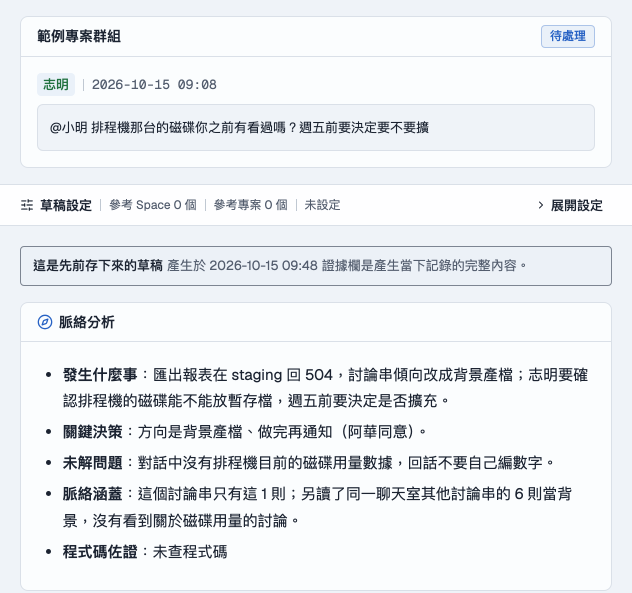
#> input picture _sites/chatpulse/img/draft.png, 1264 x 1186 px (shown at 1/2 size)
$ python -i build_sites.py   (imports and definitions only)
#> lines starting #> are read from the running program, lines starting #| are printed output that depends on the picture
#!/usr/bin/env python3
"""作品介紹官網產生器。

讀 _sites/<slug>/content.yml ＋ _sites/_template/page.html，產生：
  <slug>/index.html   介紹頁
  <slug>/img/         截圖（從 _sites/<slug>/img/ 複製）
  <slug>/og.png       OG 分享圖（首屏主截圖等比放大後從左上裁成 1200×630）
並把 content.yml 的 tagline 寫回 projects.json 中 "site": "<slug>" 那筆的 desc。

用法：
  python3 tools/build_sites.py            產生全部專案
  python3 tools/build_sites.py sshm       只產生指定專案
  python3 tools/build_sites.py --check    重新產生到暫存目錄並與 repo 內產出比對，過期則 exit 1

依賴：PyYAML（解析 content.yml）、Pillow（讀圖檔尺寸、裁 OG 圖）。

規則：content.yml 引用的任一截圖不存在 → 該專案報錯並略過（不產生半成品頁），最後 exit 1。
"""

import argparse
import filecmp
import html
import json
import os
import re
import shutil
import sys
import tempfile

try:
    import yaml
except ImportError:
    sys.exit("缺少 PyYAML：python3 -m pip install --user pyyaml")
try:
    from PIL import Image, ImageDraw, ImageFont
except ImportError:
    sys.exit("缺少 Pillow：python3 -m pip install --user pillow")

ROOT = os.path.dirname(os.path.dirname(os.path.abspath(__file__)))
SITES = os.path.join(ROOT, "_sites")
TEMPLATE = os.path.join(SITES, "_template", "page.html")
PROJECTS_JSON = os.path.join(ROOT, "projects.json")

PORTAL_URL = "https://mark22013333.github.io/"
OG_SIZE = (1200, 630)
# OG 圖上「介面示意」標註用的中文字型（依序找第一個存在的）
OG_FONTS = ["/System/Library/Fonts/STHeiti Medium.ttc", "/System/Library/Fonts/Hiragino Sans GB.ttc",
            "/usr/share/fonts/opentype/noto/NotoSansCJK-Bold.ttc"]
OG_MOCK_LABEL = "介面示意（依原始碼重繪）"
OG_BAND = 64  # 示意圖 OG 底部標註帶高度

ICONS = {
    "download": '<svg viewBox="0 0 24 24" fill="none" stroke="currentColor" stroke-width="2" stroke-linecap="round" stroke-linejoin="round" aria-hidden="true"><path d="M12 3v12"/><path d="m7 10 5 5 5-5"/><path d="M5 21h14"/></svg>',
    "github": '<svg viewBox="0 0 24 24" fill="currentColor" aria-hidden="true"><path d="M12 .5a11.5 11.5 0 0 0-3.64 22.41c.58.1.79-.25.79-.56v-2c-3.2.7-3.88-1.37-3.88-1.37-.52-1.33-1.28-1.69-1.28-1.69-1.05-.71.08-.7.08-.7 1.16.08 1.77 1.19 1.77 1.19 1.03 1.77 2.7 1.26 3.36.96.1-.75.4-1.26.73-1.55-2.55-.29-5.24-1.28-5.24-5.69 0-1.26.45-2.29 1.19-3.09-.12-.29-.52-1.46.11-3.05 0 0 .97-.31 3.17 1.18a11 11 0 0 1 5.77 0c2.2-1.49 3.17-1.18 3.17-1.18.63 1.59.23 2.76.11 3.05.74.8 1.19 1.83 1.19 3.09 0 4.42-2.69 5.39-5.26 5.68.41.36.78 1.06.78 2.14v3.17c0 .31.21.67.8.56A11.5 11.5 0 0 0 12 .5Z"/></svg>',
    "external": '<svg viewBox="0 0 24 24" fill="none" stroke="currentColor" stroke-width="2" stroke-linecap="round" stroke-linejoin="round" aria-hidden="true"><path d="M7 17 17 7"/><path d="M8 7h9v9"/></svg>',
}


class SiteError(Exception):
    """單一專案的內容錯誤（缺圖、缺欄位）：該專案略過，不中止其他專案。"""


# ---------------------------------------------------------------- 迷你模板引擎
# 語法：{{ a.b }}（HTML 跳脫）、{{ a.b|raw }}（原樣輸出）、
#       {% if a.b %}…{% else %}…{% endif %}（if 可接 not）、{% for x in a.b %}…{% endfor %}

_TOKEN = re.compile(r"({{.*?}}|{%.*?%})", re.S)


# [277 lines left out: functions _lookup, _parse, _render, render_template, code_html, _req and 2 more, not called in this run]


def make_og(src, dst, mock=False):
    """等比放大到蓋滿 1200×630，再從左上裁切。

    mock=True（主圖是重繪示意圖）時在右下角加上標註，分享出去也看得出不是實際截圖。
    """
#> called with src = '../_sites/chatpulse/img/draft.png', dst = 'out.png', mock = False
    with Image.open(src) as im:
#> im is the input picture: PIL image 1264x1186 RGB; mean R, G, B 234.6, 237.6, 240.8
        im = im.convert("RGB")
        w, h = im.size
#> w = 1264; h = 1186
        scale = max(OG_SIZE[0] / w, OG_SIZE[1] / h)
#> scale = 0.949
        nw, nh = round(w * scale), round(h * scale)
#> nw = 1200; nh = 1126
        if not mock:
            im = im.resize((nw, nh), Image.LANCZOS).crop((0, 0) + OG_SIZE)
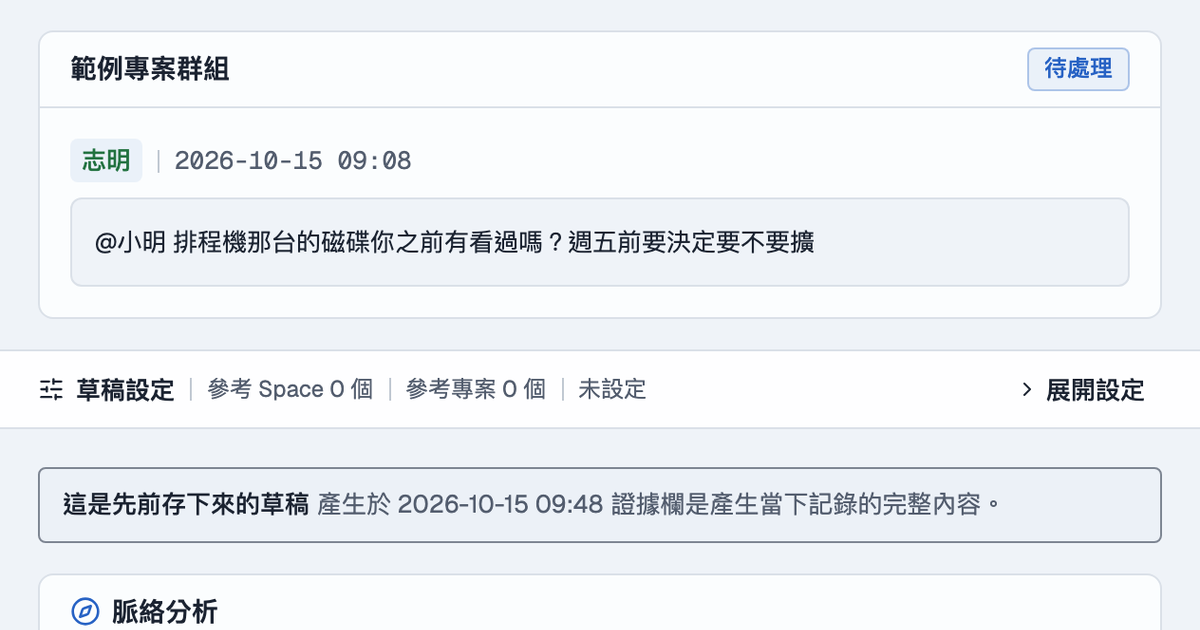
#> im: PIL image 1200x630 RGB; mean R, G, B 237, 240.3, 244
        else:
            # 示意圖：底部留一條標註帶，圖本身縮進上方，標註不會壓到內容
            area = (OG_SIZE[0], OG_SIZE[1] - OG_BAND)
            scale = max(area[0] / w, area[1] / h)
            shot = im.resize((round(w * scale), round(h * scale)), Image.LANCZOS).crop((0, 0) + area)
            im = Image.new("RGB", OG_SIZE, (20, 20, 28))
            im.paste(shot, (0, 0))
            _draw_mock_label(im)
        im.save(dst, "PNG")


# [51 lines left out: functions _draw_mock_label, build_site, update_projects_json, not called in this run]


def list_slugs():
    return sorted(d for d in os.listdir(SITES)
                  if not d.startswith(("_", ".")) and os.path.isfile(os.path.join(SITES, d, "content.yml")))


# [77 lines left out: functions run, _same_file, check, main, not called in this run]


# [2 lines not run here, left out]

>>> result = make_og('../_sites/chatpulse/img/draft.png', 'out.png')

$ run again, on _sites/crew/img/lifecycle.png
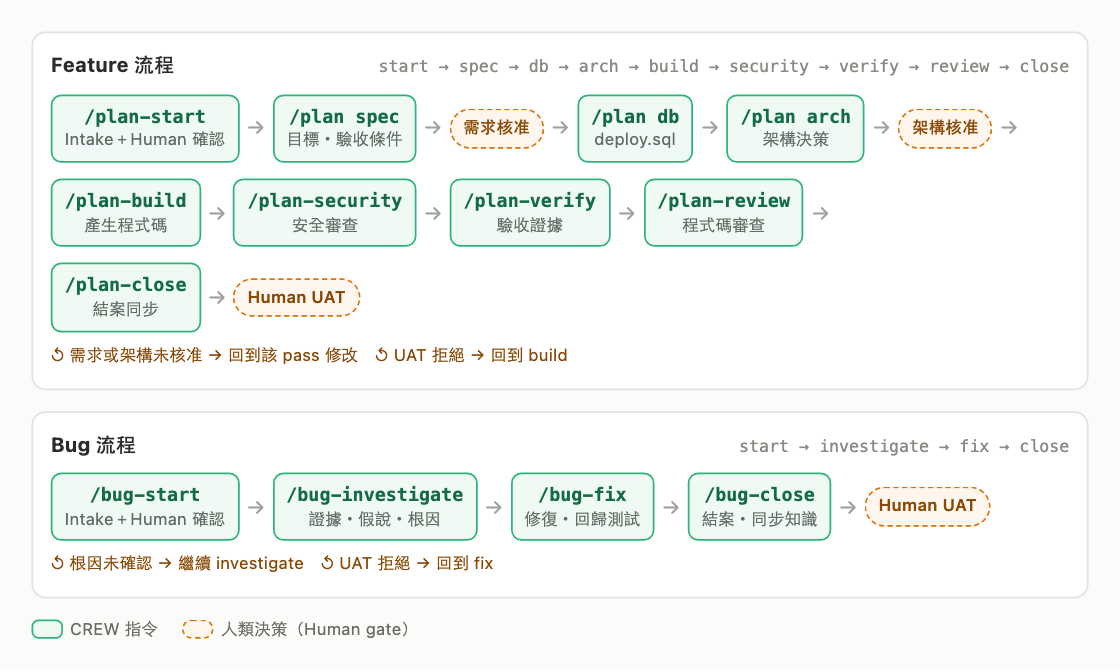
#> input picture _sites/crew/img/lifecycle.png, 1120 x 672 px
#> in make_og, im is the input picture: PIL image 1120x672 RGB; mean R, G, B 242.5, 246.1, 242.9
#> in make_og, `im = im.resize((nw, nh), Image.LANCZOS).crop((0, 0) + OG_SIZE)`:
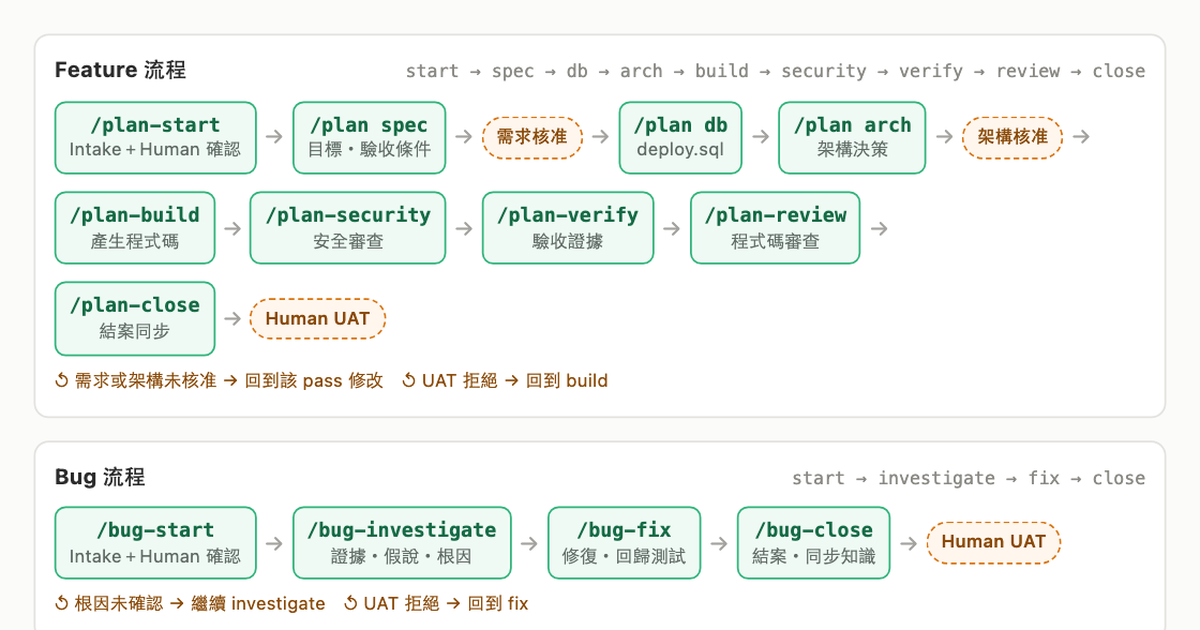
#> im: PIL image 1200x630 RGB; mean R, G, B 241.3, 245.5, 242

$ run again, on _sites/crew/img/notion-bug.png
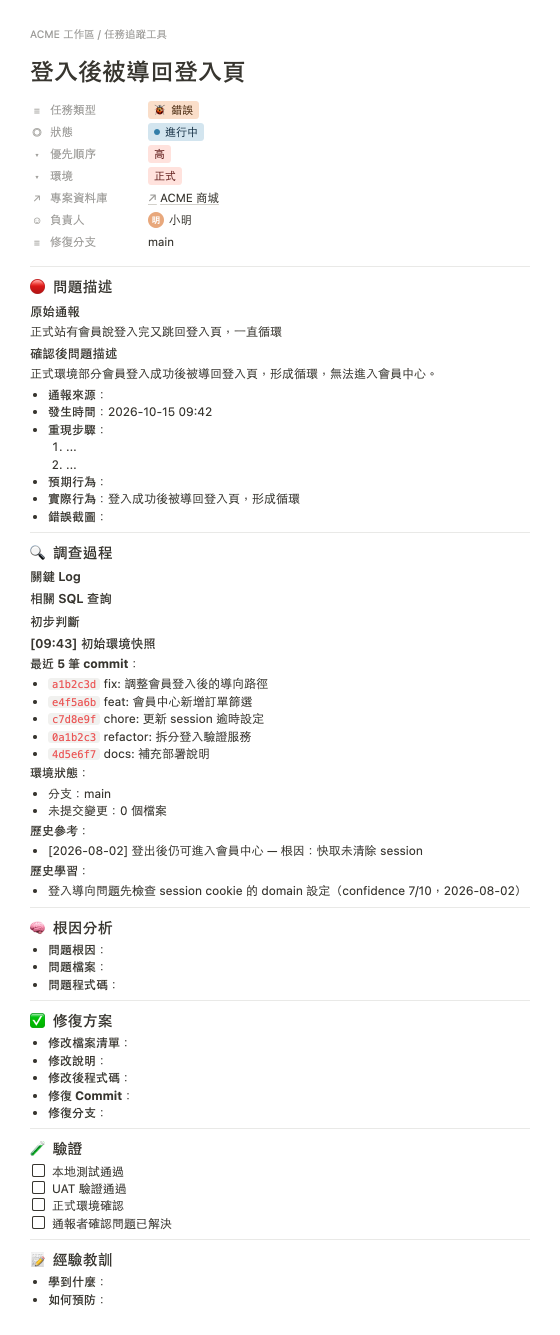
#> input picture _sites/crew/img/notion-bug.png, 1120 x 2670 px (shown at 1/2 size)
#> in make_og, im is the input picture: PIL image 1120x2670 RGB; mean R, G, B 248.7, 248.5, 248.2
#> in make_og, `im = im.resize((nw, nh), Image.LANCZOS).crop((0, 0) + OG_SIZE)`:
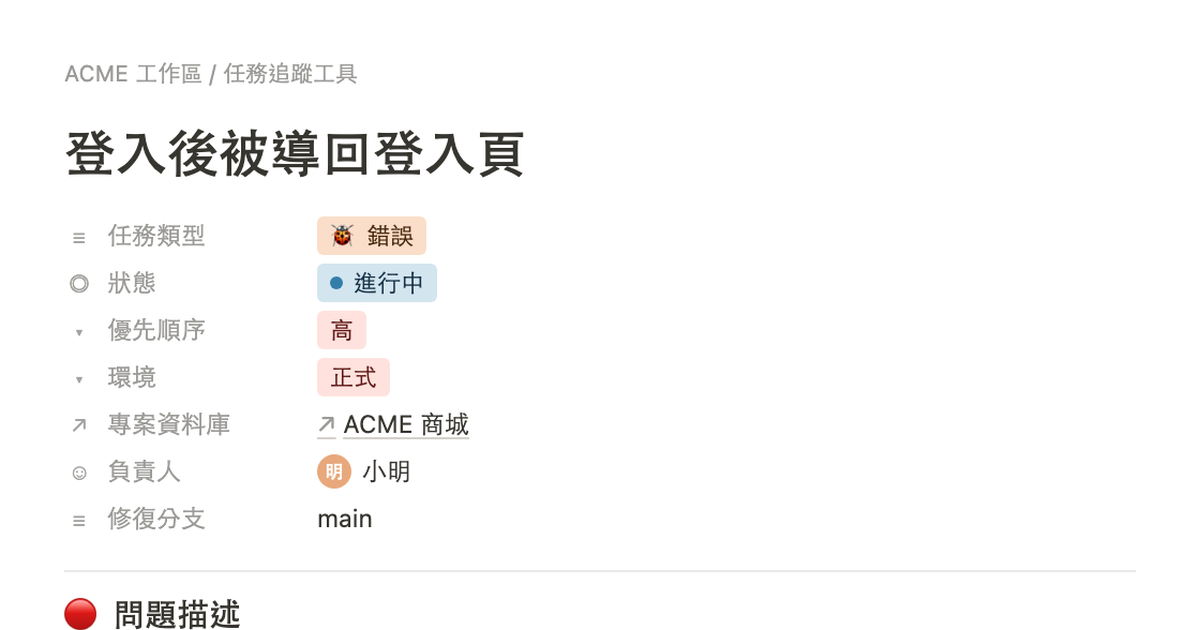
#> im: PIL image 1200x630 RGB; mean R, G, B 250.2, 249.6, 249.4

$ run again, on _sites/familyreward/img/admin-approvals.png
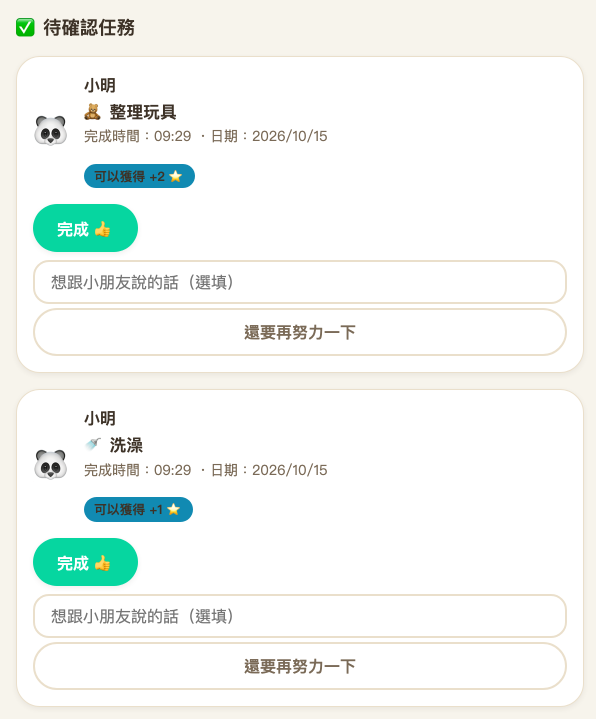
#> input picture _sites/familyreward/img/admin-approvals.png, 1192 x 1438 px (shown at 1/2 size)
#> in make_og, im is the input picture: PIL image 1192x1438 RGB; mean R, G, B 242.4, 246.7, 243.8
#> in make_og, `im = im.resize((nw, nh), Image.LANCZOS).crop((0, 0) + OG_SIZE)`:
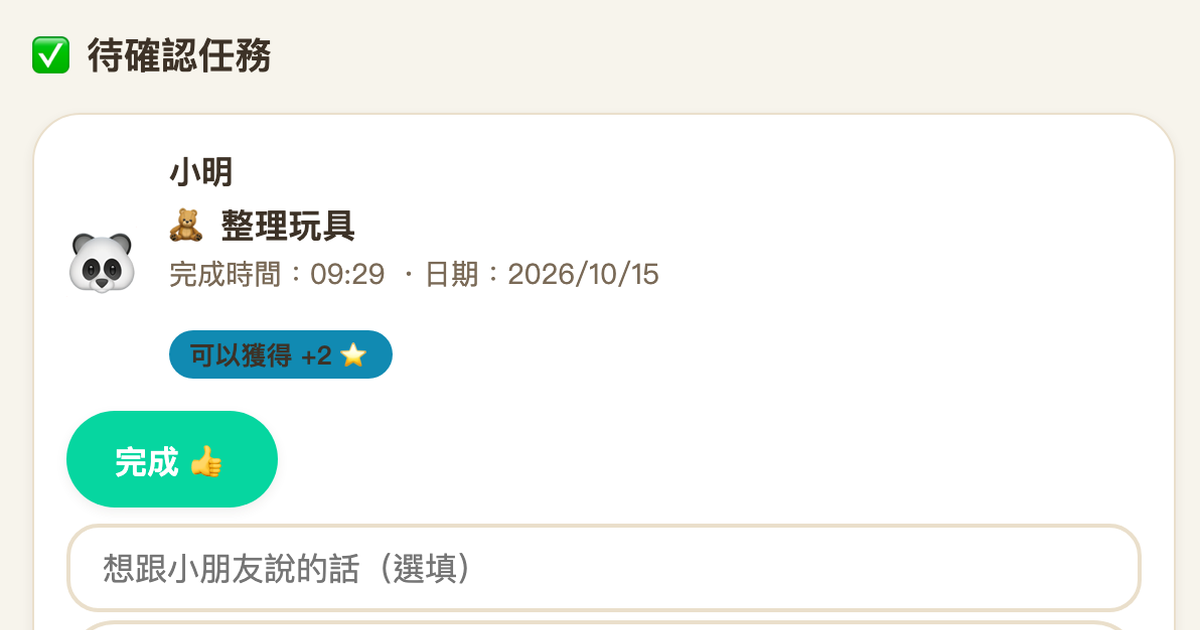
#> im: PIL image 1200x630 RGB; mean R, G, B 240.2, 245.4, 241.8
